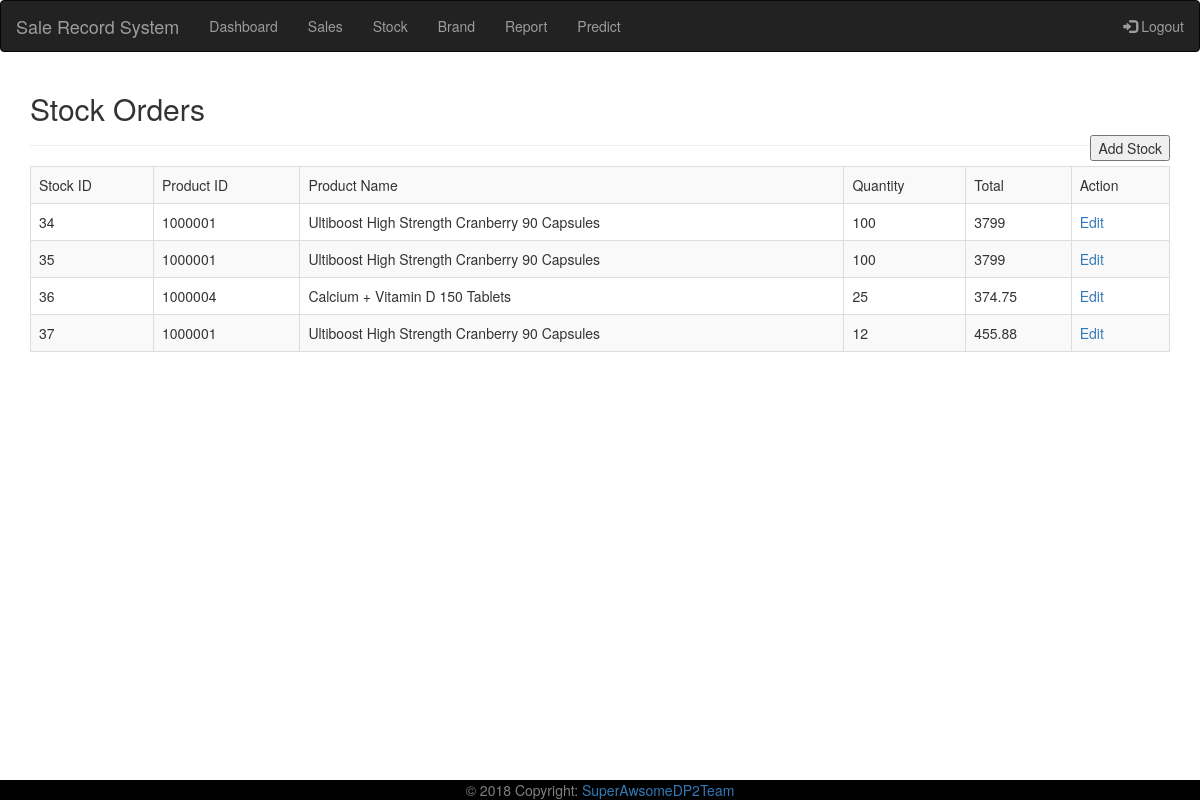
The page /stock.php on the database its author committed.
### tables this page shows
CREATE TABLE `order_stock` (
  `orders_stock_id` int(11) NOT NULL,
  `product_id` int(11) NOT NULL,
  `quantity` int(11) NOT NULL,
  `total` float NOT NULL,
  `orders_stock_status` enum('Pending','Processing','Completed') NOT NULL
);

CREATE TABLE `product` (
  `product_id` int(11) NOT NULL,
  `product_name` varchar(255) NOT NULL,
  `price` float NOT NULL
);

### stock.php (the view, shortened to what this page needs)
<?php
require_once("action/dp_connect.php");
require_once("includes/header.php");
$sql = "SELECT * FROM `order_stock`";
$result = $connect->query($sql);
echo "<h2>Stock Orders</h2>";
echo "<input class=\"button_normal right_align_button\"  type=\"button\" value=\"Add Stock\" onclick=\"window.location.href='addstock.php'\">";
echo "<hr \>";
echo"<table border='1em' class='table table-bordered table-striped table-hover'>";
echo"
<tr>
  <td>Stock ID</td>
  <td>Product ID</td>
  <td>Product Name</td>
  <td>Quantity</td>
  <td>Total</td>
  <td>Action</td>
</tr>";
while($row3 = $result->fetch_assoc())
{
    echo"
    <tr>
        <td>".$row3["orders_stock_id"]."</td>
        <td>".$row3["product_id"]."</td>
        <td>";
        $product_id = $row3["product_id"];
        $query2 = "SELECT * FROM product WHERE product_id = '$product_id '";
        $result3 = $connect->query($query2);
        $row1 = $result3->fetch_assoc();
        echo $row1["product_name"];
        echo "</td><td>".$row3["quantity"]."</td>
        <td>".$row3["total"]."</td>
        <td><a href='editstock.php?id=".$row3["orders_stock_id"]."''/a>Edit</td>
    </tr>";
}
echo"</table>";
?>
<?php
require_once("includes/footer.php"); ?>

### includes/header.php (shortened to what this page needs)
<!DOCTYPE html>
<html>
<head>
  <link rel="stylesheet" href="https://maxcdn.bootstrapcdn.com/bootstrap/3.3.7/css/bootstrap.min.css">
  <link rel="stylesheet" type="text/css" href="assets/font-awesome/css/fontawesome.min.css">
  <link rel="stylesheet" type="text/css" href="custom/css/custom.css">
  <link rel="stylesheet" type="text/css" href="assets/jqueryiu/jquery-ui.min.css">
</head>
<body>
<nav class="navbar navbar-inverse">
  <div class="container-fluid">
    <div class="navbar-header">
      <a class="navbar-brand" href="#">Sale Record System</a>
    </div>
    <ul class="nav navbar-nav">
      <li><a href="dashboard.php">Dashboard</a></li>
      <li><a href="sales.php">Sales</a></li>
      <li><a href="stock.php">Stock</a></li>
      <li><a href="brand.php">Brand</a></li>
      <li><a href="report.php">Report</a></li>
      <li><a href="predictsale.php">Predict</a></li>
    </ul>
    <ul class="nav navbar-nav navbar-right">
      <li><a href="logout.php"><span class="glyphicon glyphicon-log-in"></span> Logout</a></li>
    </ul>
  </div>
</nav>
<div id="main" class="container">

### includes/footer.php (shortened to what this page needs)
	<div class="footer text-center py-3">© 2018 Copyright:
    	<a > SuperAwsomeDP2Team</a>
  	</div>
</body>
</html>

### custom/css/custom.css (style rules this page uses)
#main { overflow:auto; padding-bottom:150px; }
.footer { position: fixed; left: 0; bottom: 0; width: 100%; background-color: black; color: grey; text-align: center; }
.right_align_button { float: right; }

### rows shown on the page
order_stock: orders_stock_id "34", product "1000001", product.product_name "Ultiboost High Strength Cranberry 90 Capsules", quantity "100", total "3799"
order_stock: orders_stock_id "35", product "1000001", product.product_name "Ultiboost High Strength Cranberry 90 Capsules", quantity "100", total "3799"
order_stock: orders_stock_id "36", product "1000004", product.product_name "Calcium + Vitamin D 150 Tablets", quantity "25", total "374.75"
order_stock: orders_stock_id "37", product "1000001", product.product_name "Ultiboost High Strength Cranberry 90 Capsules", quantity "12", total "455.88"
